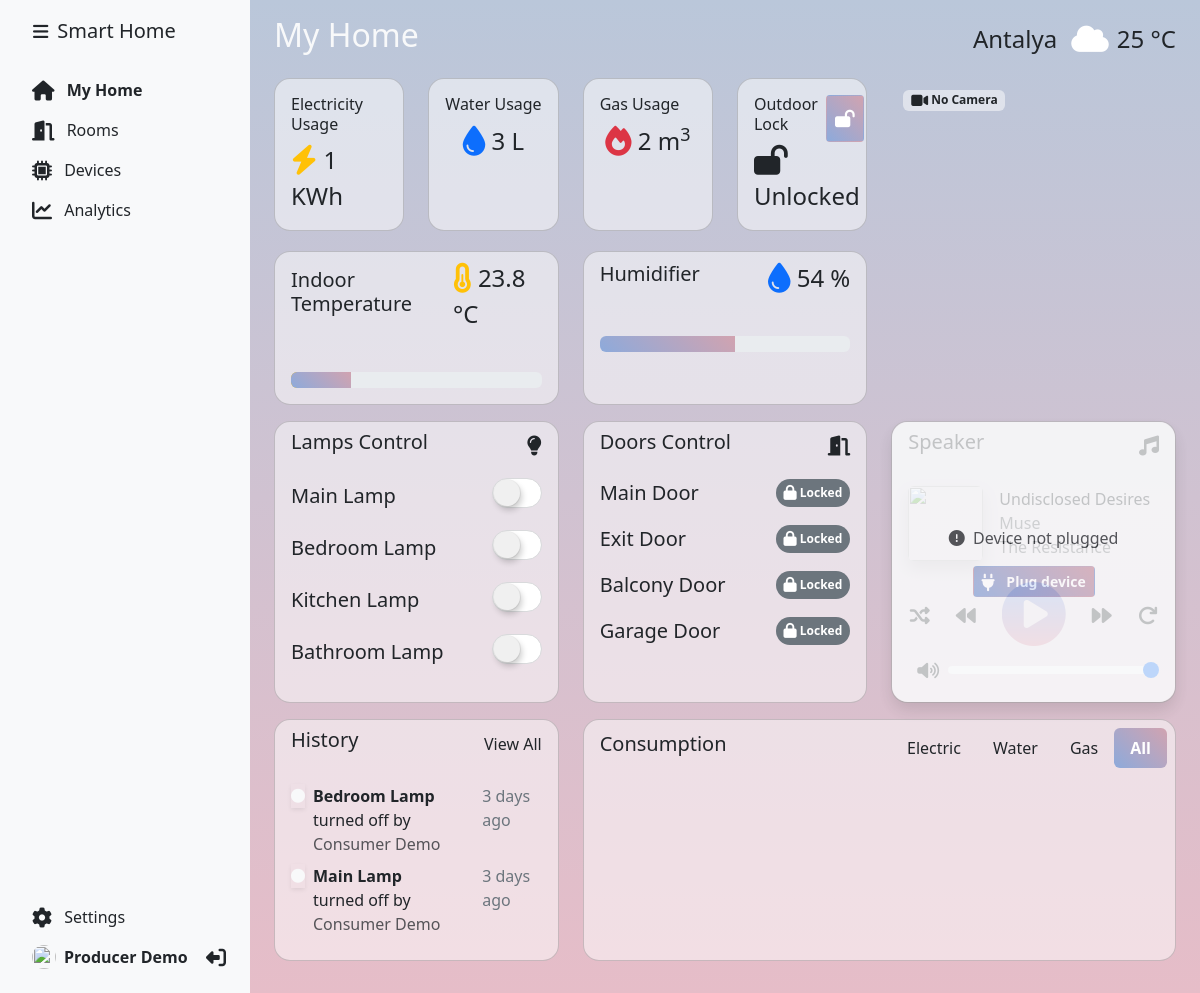
/myhome.php (signed in), run on the app's committed database.
### tables this page shows
CREATE TABLE devices (
    id INT NOT NULL AUTO_INCREMENT,
    user_id INT NOT NULL,
    room_id INT NOT NULL,
    name VARCHAR(255) NOT NULL,
    type VARCHAR(255) NOT NULL DEFAULT 'sensor',
    status INT NOT NULL DEFAULT 0,
    electricity INT NOT NULL DEFAULT 0,
    water INT NOT NULL DEFAULT 0,
    gas INT NOT NULL DEFAULT 0,
    data text NOT NULL DEFAULT '{}',
    PRIMARY KEY (id)
);

CREATE TABLE home_configs (
    id INT NOT NULL AUTO_INCREMENT,
    user_id INT NOT NULL,
    type VARCHAR(255) NOT NULL,
    data text NOT NULL DEFAULT '',
    PRIMARY KEY (id)
);

CREATE TABLE logs (
    id INT NOT NULL AUTO_INCREMENT,
    user_id INT NOT NULL,
    user_type VARCHAR(255) NOT NULL DEFAULT 'consumers',
    device_id INT NOT NULL,
    action INT NOT NULL,
    created_at TIMESTAMP DEFAULT CURRENT_TIMESTAMP,
    PRIMARY KEY (id)
);

### myhome.php (the view, shortened to what the rows shown need)
<?php
require_once 'dbconfig.php';
$user_id = intval($_SESSION['user']);
?>
<!DOCTYPE html>
<html lang="en">
<head>
    <link href="https://cdn.jsdelivr.net/npm/bootstrap@5.3.0/dist/css/bootstrap.min.css" rel="stylesheet"
>
    <link rel="stylesheet" href="https://cdnjs.cloudflare.com/ajax/libs/font-awesome/6.4.0/css/all.min.css"
 />
    <link href="css/app.css" rel="stylesheet">
</head>
<body <?php if(isset($_COOKIE['sidebar-toggle']) && $_COOKIE['sidebar-toggle'] == '1') { echo ' class="sidebar-toggle"'; } ?>>
    <main class="d-flex flex-nowrap">
        <div class="d-flex flex-fill p-3 px-md-4 px-sm-2">
            <div class="dashboard w-100">
                <div class="row d-flex flex-wrap">
                    <div class="col-lg-8 rounded-4 position-relative mb-3">
                        <div class="row">
                            <div class="col-lg-3 col-sm-6 mb-3">
                                <div class="card bg-white-50 rounded-4 h-100">
                                    <div class="d-flex flex-column justify-content-center align-items-start p-3">
                                        <h2 class="h6 pb-0">Electricity Usage</h2>
                                    </div>
                                </div>
                            </div>
                            <div class="col-lg-3 col-sm-6 mb-3">
                                <div class="card bg-white-50 rounded-4 h-100">
                                    <div class="d-flex flex-column justify-content-center align-items-start p-3">
                                        <h2 class="h6 pb-0">Water Usage</h2>
                                    </div>
                                </div>
                            </div>
                            <div class="col-lg-3 col-sm-6 mb-3">
                                <div class="card bg-white-50 rounded-4 h-100">
                                    <div class="d-flex flex-column justify-content-center align-items-start p-3">
                                        <h2 class="h6 pb-0">Gas Usage</h2>
                                    </div>
                                </div>
                            </div>
                            <div class="col-lg-3 col-sm-6 mb-3">
                                <div class="card bg-white-50 rounded-4 h-100 outdoor-lock">
                                    <div class="d-flex flex-column justify-content-center align-items-start p-3">
                                        <div class="d-flex flex-row w-100">
                                            <h2 class="h6 pb-0 me-2">Outdoor Lock</h2>
                                        </div>
                                    </div>
                                </div>
                            </div>
                            <div class="col-lg-6 mt-1">
                                <div class="card bg-white-50 rounded-4 h-100 indoor-temperature">
                                    <div class="d-flex justify-content-between align-items-center p-2 px-3">
                                        <h2 class="h5 pb-0">Indoor Temperature</h2>
                                    </div>
                                </div>
                            </div>
                            <div class="col-lg-6 mt-1">
                                <div class="card bg-white-50 rounded-4 h-100 indoor-humidifier">
                                    <div class="d-flex justify-content-between align-items-center p-2 px-3">
                                        <h2 class="h5 pb-0">Humidifier</h2>
                                    </div>
                                </div>
                            </div>
                        </div>
                    </div>
                </div>
                <div class="row d-flex flex-wrap">
                    <div class="col-lg-4 mb-3">
                        <div class="card bg-white-50 rounded-4 h-100">
                            <div class="d-flex justify-content-between align-items-center p-2 px-3">
                                <h2 class="h5">Lamps Control</h2>
                            </div>
                            <ul class="list-unstyled overflow-auto" style="max-height: 210px">
                                <?php
                                $stmt = $db->prepare("SELECT * FROM devices WHERE type = 'light' AND user_id = ?");
                                $stmt->execute([$user_id]);
                                $devices = $stmt->fetchAll(PDO::FETCH_ASSOC);
                                foreach ($devices as $device) {
                                    $device_id = $device['id'];
                                    $device_name = $device['name'];
                                    $device_status = $device['status'];
                                    ?>
                                <li class="d-flex align-items-center p-2 px-3">
                                    <span class="fs-5 mr-2"><?php echo $device_name; ?></span>
                                    <label class="switch ms-auto">
                                        <input type="checkbox" class="apple-switch sh-switch" onchange="deviceStatus(<?php echo $device_id; ?>, this.checked)" <?php if($device_status == 1) echo "checked"; ?>>
                                    </label>
                                </li>
                                <?php }?>
                            </ul>
                        </div>
                    </div>
                    <div class="col-lg-4 mb-3">
                        <div class="card bg-white-50 rounded-4 h-100 doors-control">
                            <div class="d-flex justify-content-between align-items-center p-2 px-3">
                                <h2 class="h5">Doors Control</h2>
                            </div>
                            <ul class="list-unstyled overflow-auto" style="max-height: 210px">
                                <?php
                                $stmt = $db->prepare("SELECT * FROM home_configs WHERE type = 'door' AND user_id = ?");
                                $stmt->execute([$user_id]);
                                $devices = $stmt->fetchAll(PDO::FETCH_ASSOC);
                                foreach ($devices as $device) {
                                    $device_id = $device['id'];
                                    $device = @json_decode($device['data'], true);
                                    $device_name = $device['name'];
                                    $device_status = $device['status'];
                                    ?>
                                <li class="d-flex justify-content-between align-items-center p-2 px-3">
                                    <span class="fs-5"><?php echo $device_name; ?></span>
                                    <span class="badge rounded-pill p-2 <?php if($device_status == 1){ echo "bg-secondary"; } else { echo "btn-sh"; } ?>" data-device="<?php echo $device_id; ?>">
                                        <span><?php echo ($device_status == 0) ? "Unlocked" : "Locked"; ?></span>
                                    </span>
                                </li>
                                <?php } ?>
                            </ul>
                        </div>
                    </div>
                    <div class="col-lg-4 mb-3">
                        <div class="card bg-white-50 rounded-4 h-100 speaker position-relative">
                            <div class="d-flex justify-content-between align-items-center p-2 px-3">
                                <h2 class="h5">Speaker</h2>
                            </div>
                        </div>
                    </div>
                </div>
                <div class="row d-flex flex-wrap">
                    <div class="col-lg-4 mb-3">
                        <div class="card bg-white-50 rounded-4 h-100">
                            <div class="d-flex justify-content-between align-items-center p-2 px-3">
                                <h2 class="h5 pb-0">History</h2>
                            </div>
                            <div class="card-body">
                                <ul class="list-unstyled mb-0">
                                    <?php
                                    $stmt = $db->prepare("SELECT * FROM logs INNER JOIN devices ON logs.device_id = devices.id WHERE devices.user_id = ? ORDER BY logs.id DESC LIMIT 4");
                                    $stmt->execute([$user_id]);
                                    $logs = $stmt->fetchAll(PDO::FETCH_ASSOC);
                                    $logs_user = [
                                        'producers' => [],
                                        'consumers' => [],
                                    ];
                                    foreach ($logs as $log) {
                                        $device_name = $log['name'];
                                        $log_action = $log['action'];
                                        $log_user_id = $log['user_id'];
                                        $log_table = $log['user_type'] =='producers' ? 'producers' : 'consumers';
                                        if ($log_action == 1) {
                                            $log_action_text = "turned on";
                                        } else {
                                            $log_action_text = "turned off";
                                        }
                                        if(!isset($logs_user[$log_table][$log_user_id])) {
                                            $stmt = $db->prepare("SELECT * FROM `".$log_table."` WHERE id = ?");
                                            $stmt->execute([$log_user_id]);
                                            $user = $stmt->fetch(PDO::FETCH_ASSOC);
                                            $logs_user[$log_table][$log_user_id] = $user['name'];
                                        }
                                        ?>
                                    <li class="d-flex mb-2 align-items-start">
                                        <span class="me-2 text-<?php echo ($log_action == 1) ? "sh" : "light"; ?> shadow-sm"><i class="fas fa-circle fa-sm"></i></span>
                                        <div class="d-flex flex-column justify-content-center">
                                            <strong><?php echo $device_name; ?></strong>
                                            <div><?php echo $log_action_text; ?> by <span class="text-muted"><?php echo $logs_user[$log_table][$log_user_id]; ?></span></div>
                                        </div>
                                        <date class="ms-auto text-secondary"><?php echo diffForHumans($log['created_at']); ?></date>
                                    </li>
                                    <?php } ?>
                                </ul>
                            </div>
                        </div>
                    </div>
                    <div class="col-lg-8 mb-3">
                        <div class="card bg-white-50 rounded-4 h-100 consumption">
                            <div class="d-flex justify-content-between align-items-center  p-2 px-3">
                                <h2 class="h5">Consumption</h2>
                            </div>
                        </div>
                    </div>
                </div>
            </div>
        </div>
    </main>
</body>
</html>

### data on the page
devices: name "Main Lamp"
devices: name "Bedroom Lamp"
devices: name "Kitchen Lamp"
devices: name "Bathroom Lamp"
home_configs: data "Main Door", shows "Locked"
home_configs: data "Exit Door", shows "Locked"
home_configs: data "Balcony Door", shows "Locked"
home_configs: data "Garage Door", shows "Locked"
logs: device.name "Bedroom Lamp", action "turned off", user_type.user_id "Consumer Demo", created_at "3 days ago"
logs: device.name "Main Lamp", action "turned off", user_type.user_id "Consumer Demo", created_at "3 days ago"

### other printed values
$name "Smart Home"
$_SESSION['name'] "Producer Demo"
$stmt->fetchColumn() "1"
$temperature "23.8"
$humidity "54"
